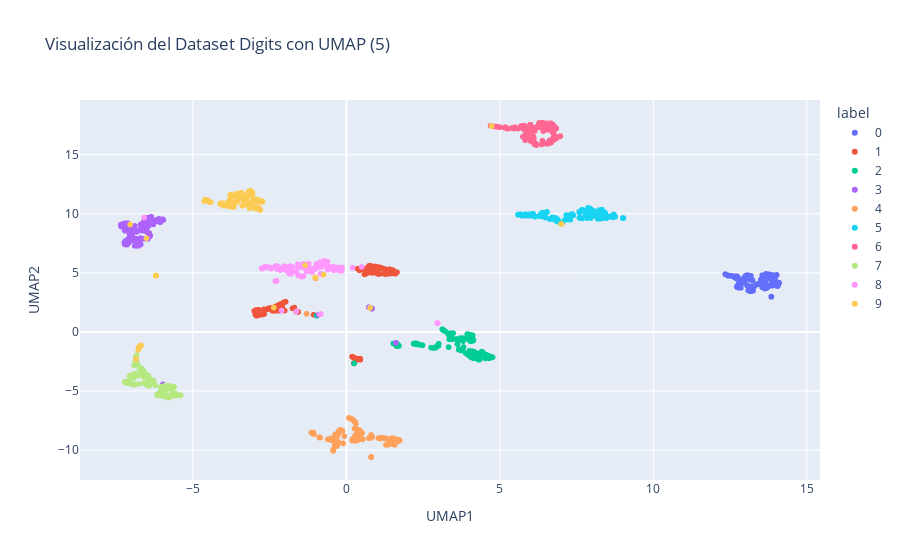

Notebook code cell kept with this figure:
### Markdown cell above
-------------

##### 3.  **Experimenta con UMAP:** Modifica el hiperparámetro `n_neighbors` en el modelo UMAP a valores más bajos (ej. 5) y más altos (ej. 50). ¿Cómo afecta esto a la separación de los clusters y a la estructura global?

### Code cell
# Aplicamos UMAP. n_neighbors y min_dist son hiperparámetros clave.
reducer_5 = umap.UMAP(n_neighbors=5, min_dist=0.0, n_components=2)
X_umap_5 = reducer_5.fit_transform(X_scaled)

# Creamos el DataFrame para Plotly
df_umap_5 = pd.DataFrame(data=X_umap_5, columns=['UMAP1', 'UMAP2'])
df_umap_5['label'] = y.astype(str)

# Visualizamos
fig = px.scatter(df_umap_5, x='UMAP1', y='UMAP2', color='label',
                 title='Visualización del Dataset Digits con UMAP (5)',
                 labels={'color': 'Dígito'})
fig.show()

# ---------------------------------------------------------------------

# Aplicamos UMAP. n_neighbors y min_dist son hiperparámetros clave.
reducer_50 = umap.UMAP(n_neighbors=50, min_dist=0.0, n_components=2)
X_umap_50 = reducer_50.fit_transform(X_scaled)

# Creamos el DataFrame para Plotly
df_umap_50 = pd.DataFrame(data=X_umap_50, columns=['UMAP1', 'UMAP2'])
df_umap_50['label'] = y.astype(str)

# Visualizamos
fig = px.scatter(df_umap_50, x='UMAP1', y='UMAP2', color='label',
                 title='Visualización del Dataset Digits con UMAP (50)',
                 labels={'color': 'Dígito'})
fig.show()

### Figure 1 — Plotly figure (JSON) as saved in the notebook; plotly's stock layout.template omitted (floating-point values rounded to 4 significant figures; data arrays with more than 128 entries replaced by an {"elided": "..."} marker saying what was removed)
{"data": [{"hovertemplate": "label=0<br>UMAP1=%{x}<br>UMAP2=%{y}<extra></extra>", "legendgroup": "0", "marker": {"color": "#636efa", "symbol": "circle"}, "mode": "markers", "name": "0", "showlegend": true, "type": "scattergl", "x": {"elided": "178 float values"}, "xaxis": "x", "y": {"elided": "178 float values"}, "yaxis": "y"}, {"hovertemplate": "label=1<br>UMAP1=%{x}<br>UMAP2=%{y}<extra></extra>", "legendgroup": "1", "marker": {"color": "#EF553B", "symbol": "circle"}, "mode": "markers", "name": "1", "showlegend": true, "type": "scattergl", "x": {"elided": "182 float values"}, "xaxis": "x", "y": {"elided": "182 float values"}, "yaxis": "y"}, {"hovertemplate": "label=2<br>UMAP1=%{x}<br>UMAP2=%{y}<extra></extra>", "legendgroup": "2", "marker": {"color": "#00cc96", "symbol": "circle"}, "mode": "markers", "name": "2", "showlegend": true, "type": "scattergl", "x": {"elided": "177 float values"}, "xaxis": "x", "y": {"elided": "177 float values"}, "yaxis": "y"}, {"hovertemplate": "label=3<br>UMAP1=%{x}<br>UMAP2=%{y}<extra></extra>", "legendgroup": "3", "marker": {"color": "#ab63fa", "symbol": "circle"}, "mode": "markers", "name": "3", "showlegend": true, "type": "scattergl", "x": {"elided": "183 float values"}, "xaxis": "x", "y": {"elided": "183 float values"}, "yaxis": "y"}, {"hovertemplate": "label=4<br>UMAP1=%{x}<br>UMAP2=%{y}<extra></extra>", "legendgroup": "4", "marker": {"color": "#FFA15A", "symbol": "circle"}, "mode": "markers", "name": "4", "showlegend": true, "type": "scattergl", "x": {"elided": "181 float values"}, "xaxis": "x", "y": {"elided": "181 float values"}, "yaxis": "y"}, {"hovertemplate": "label=5<br>UMAP1=%{x}<br>UMAP2=%{y}<extra></extra>", "legendgroup": "5", "marker": {"color": "#19d3f3", "symbol": "circle"}, "mode": "markers", "name": "5", "showlegend": true, "type": "scattergl", "x": {"elided": "182 float values"}, "xaxis": "x", "y": {"elided": "182 float values"}, "yaxis": "y"}, {"hovertemplate": "label=6<br>UMAP1=%{x}<br>UMAP2=%{y}<extra></extra>", "legendgroup": "6", "marker": {"color": "#FF6692", "symbol": "circle"}, "mode": "markers", "name": "6", "showlegend": true, "type": "scattergl", "x": {"elided": "181 float values"}, "xaxis": "x", "y": {"elided": "181 float values"}, "yaxis": "y"}, {"hovertemplate": "label=7<br>UMAP1=%{x}<br>UMAP2=%{y}<extra></extra>", "legendgroup": "7", "marker": {"color": "#B6E880", "symbol": "circle"}, "mode": "markers", "name": "7", "showlegend": true, "type": "scattergl", "x": {"elided": "179 float values"}, "xaxis": "x", "y": {"elided": "179 float values"}, "yaxis": "y"}, {"hovertemplate": "label=8<br>UMAP1=%{x}<br>UMAP2=%{y}<extra></extra>", "legendgroup": "8", "marker": {"color": "#FF97FF", "symbol": "circle"}, "mode": "markers", "name": "8", "showlegend": true, "type": "scattergl", "x": {"elided": "174 float values"}, "xaxis": "x", "y": {"elided": "174 float values"}, "yaxis": "y"}, {"hovertemplate": "label=9<br>UMAP1=%{x}<br>UMAP2=%{y}<extra></extra>", "legendgroup": "9", "marker": {"color": "#FECB52", "symbol": "circle"}, "mode": "markers", "name": "9", "showlegend": true, "type": "scattergl", "x": {"elided": "180 float values"}, "xaxis": "x", "y": {"elided": "180 float values"}, "yaxis": "y"}], "layout": {"legend": {"title": {"text": "label"}, "tracegroupgap": 0}, "title": {"text": "Visualización del Dataset Digits con UMAP (5)"}, "xaxis": {"anchor": "y", "domain": [0, 1], "title": {"text": "UMAP1"}}, "yaxis": {"anchor": "x", "domain": [0, 1], "title": {"text": "UMAP2"}}}}
